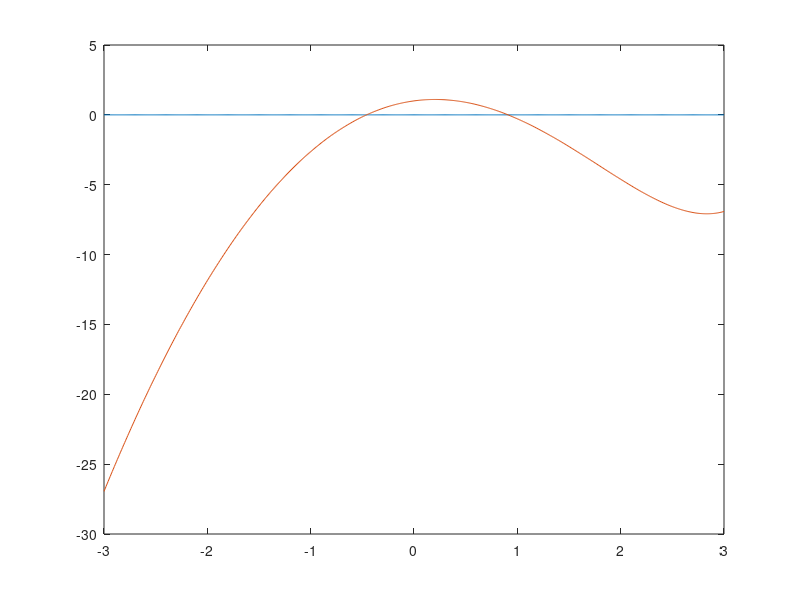

This figure's MATLAB source: (Note: this script raises an error after producing the figure.)
% EJERCICIO 3

f = inline('exp(x) - 3*x.^2','x');

g = inline('x - (exp(x)-3*x.^2)./(exp(x)-6*x)','x');

% Para nosotros, phi = g.

ejex = inline('0*x','x'); % Funcion para dibujar el eje X

I = [-3:0.01:3];
plot(I,ejex(I),I,f(I))

tol = 1.e-6;
nmax = 1000;
x0 = -1;

[zero, niter] = puntofijo2(g,x0,tol, nmax)
res = f(zero)

[zeroait, niterait] = aitken(g,x0,tol,nmax)
resait = f(zeroait)

% Conclusion, NO acelerar Newton con Aitken. Es contraproducente
% querer correr tanto.